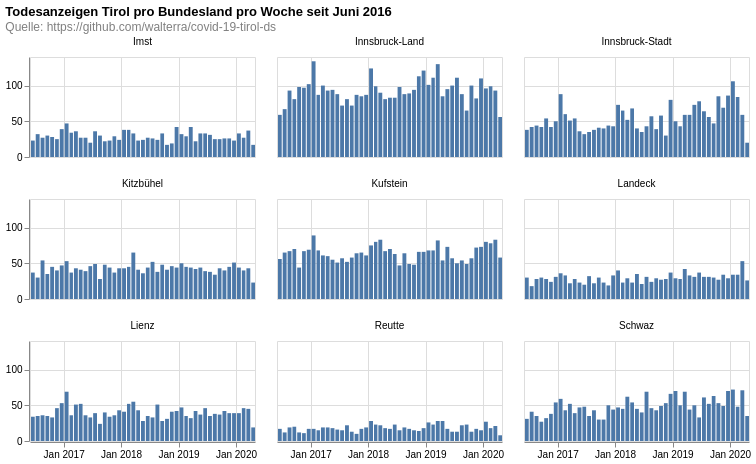

The Vega-Lite source for this figure:
### Vega-Lite specification from a JSON file in a GitHub repository (floating-point values rounded to 4 significant figures; data arrays with more than 128 entries replaced by an {"elided": "..."} marker saying what was removed)
{"$schema": "https://vega.github.io/schema/vega-lite/v4.8.1.json", "columns": 3, "config": {"view": {"continuousHeight": 300, "continuousWidth": 400}}, "data": {"name": "data-0373b5a3d76926adb0b6d9e4031d2326"}, "datasets": {"data-0373b5a3d76926adb0b6d9e4031d2326": {"elided": "9168 records"}}, "facet": {"field": "district", "title": null, "type": "nominal"}, "spec": {"layer": [{"encoding": {"tooltip": [{"field": "date", "timeUnit": "yearmonth", "type": "temporal"}, {"aggregate": "sum", "field": "count", "type": "quantitative"}], "x": {"field": "date", "timeUnit": "yearmonth", "title": null, "type": "temporal"}, "y": {"aggregate": "sum", "field": "count", "title": null, "type": "quantitative"}}, "height": 100, "mark": "bar", "width": 225}]}, "title": {"color": "black", "subtitle": ["Quelle: https://github.com/walterra/covid-19-tirol-ds"], "subtitleColor": "gray", "text": ["Todesanzeigen Tirol pro Bundesland pro Woche seit Juni 2016"]}}
